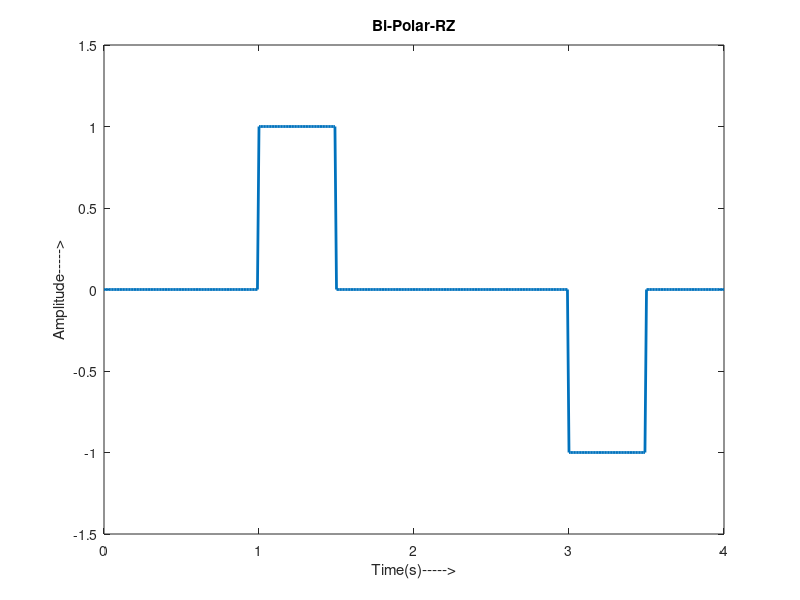

The MATLAB script that drew this image:
clc;clear all;close all;

n = [0 1 0 1];
N = length(n);
t = 0:0.01:N;
x = 1:1:(N+1)*100;
temp=1;

for i = 1:N
    for j = i:.1:i+1
       if n(i)==1
           if temp==1
               bw(x(i*100:(i*100)+50))=1;
               bw(x((i*100)+50:(i+1)*100))=0;
               temp=0;
           else
               bw(x(i*100:(i*100)+50))=-1;
               bw(x((i*100)+50:(i+1)*100))=0;
               temp=1;
           end
       else
           bw(x(i*100:(i+1)*100))=0;
       end
    end
end
bw = bw(100:end);

plot(t,bw,'Linewidth',2)
axis([0 N -1.5 1.5]);
%grid on;
title('Bi-Polar-RZ');
xlabel('Time(s)----->');
ylabel('Amplitude----->');
